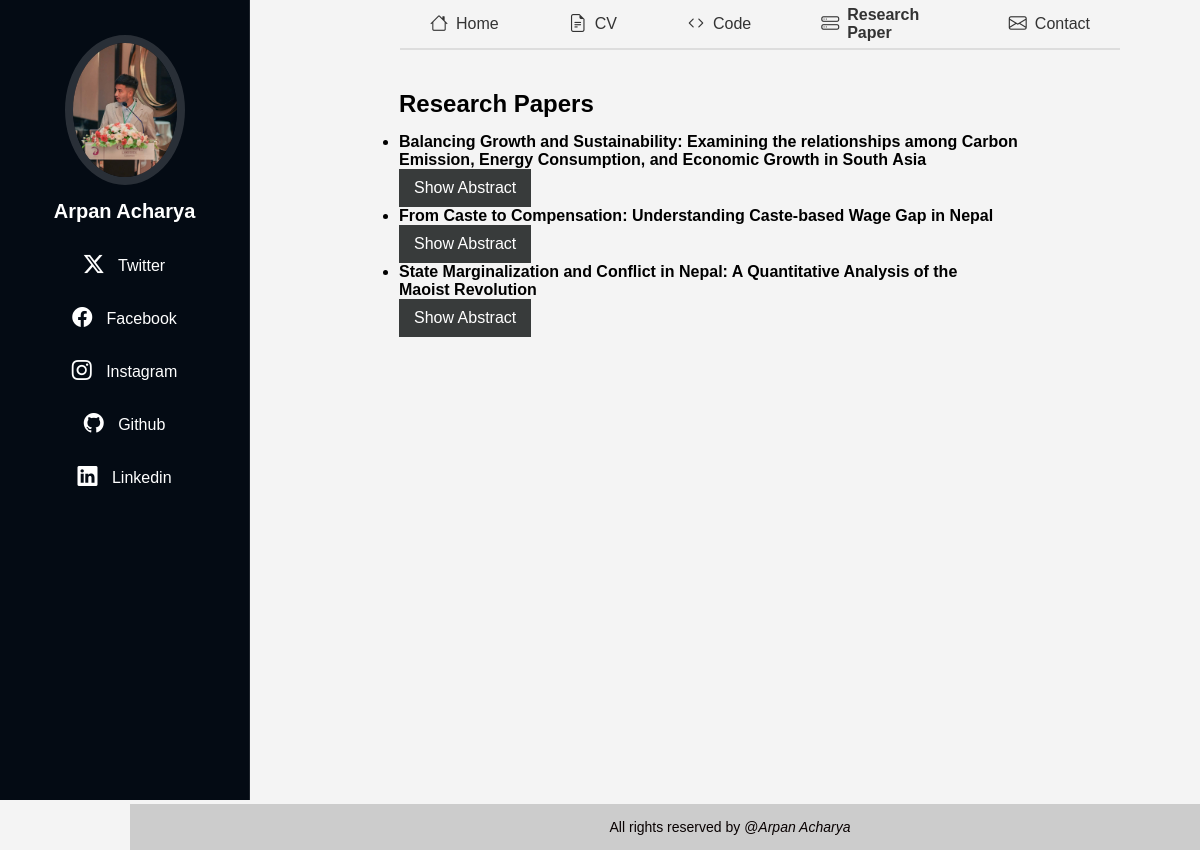
The page /research-papers/ on the database its author committed.
### myapp/models.py (models this page shows, shortened)
class Content(models.Model):
    CONTENT_TYPE_CHOICES = [
        ('BLOG', 'Blog'),
        ('R_CODE', 'R Source Code'),
        ('STATA_CODE', 'Stata Source Code'),
        ('RESEARCH', 'Research Paper'),
    ]
    title = models.CharField(max_length=255)
    author = models.ForeignKey(User, on_delete=models.CASCADE)
    body = models.TextField(blank=True, null=True)  # For blogs and research papers
    code = models.TextField(blank=True, null=True)  # For R or Stata source code
    content_type = models.CharField(max_length=20, choices=CONTENT_TYPE_CHOICES)
    created_at = models.DateTimeField(auto_now_add=True)

### myapp/views.py (the view)
# urls.py: path('research-papers/', views.research_papers, name='research_papers'),
def research_papers(request):
    papers = Content.objects.filter(content_type='RESEARCH')
    return render(request, 'paper.html', {'papers': papers})

### template/paper.html (shortened to what this page needs)
<!DOCTYPE html>
{% load static %}
<html lang="en">
<head>
  <link href="https://cdn.jsdelivr.net/npm/bootstrap-icons/font/bootstrap-icons.css" rel="stylesheet">
<link href="{% static 'css/main.css' %}" rel="stylesheet">
</head>
<body>
  <header id="header" class="header dark-background d-flex flex-column">
    <div class="profile-img">
      <img src="{% static 'img/profile.jpg' %}" alt="" class="img-fluid rounded-circle">
    </div>
      <h2  class="text-center">
        Arpan Acharya
      </h2>
      <sidebar id="navmenu" class="navmenu">
        <a href="#about"><i class="bi bi-twitter-x navicon"></i> Twitter</a>
        <a href="CV .pdf" target="_blank"><i class="bi bi-facebook navicon"></i> Facebook</a>
        <a href="#portfolio"><i class="bi bi-instagram navicon"></i> Instagram</a>
        <a href="#portfolio"><i class="bi bi-github navicon"></i> Github</a>
        <a href="#services"><i class="bi bi-linkedin navicon"></i> Linkedin</a></li>
      </sidebar>
  </header>
  <main class="main">
    <nav class="navigation">
        <a href="{% url 'home' %}">
          <i class="bi bi-house navicon"></i> Home
        </a>
        <a href="{% static 'img/cv.pdf' %}" target="_blank">
          <i class="bi bi-file-earmark-text navicon"></i> CV
        </a>
        <a href="https://github.com/Arpan9945" target="_blank">
          <i class="bi bi-code navicon"></i> Code
        </a>
        <a href="{% url 'research_papers' %}"  class="active">
          <i class="bi bi-hdd-stack navicon"></i> Research Paper
        </a>
        <a href="{% url 'contact' %}">
          <i class="bi bi-envelope navicon"></i> Contact
        </a>
      </nav>
  </main>
    <section id="paper" class="paper section light-background">
      <div class="container" data-aos="fade-up" data-aos-delay="100">
        <h1>Research Papers</h1>
    {% if papers %}
        <ul>
            {% for paper in papers %}
                <li>
                    <strong>{{ paper.title }}</strong><br>
                    <button class="abstract-btn" data-paper-id="{{ paper.id }}">Show Abstract</button>
                </li>
            {% endfor %}
        </ul>
    {% else %}
        <p>No research papers available.</p>
    {% endif %}
      </div>
    </section>
    <footer>
      All rights reserved by @<em>Arpan Acharya</em>
    </footer>
</body>
</html>

### static/css/main.css (style rules this page uses)
:root { --default-font: "Roboto", system-ui, -apple-system, "Segoe UI", Roboto, "Helvetica Neue", Arial, "Noto Sans", "Liberation Sans", sans-serif, "Apple Color Emoji", "Segoe UI Emoji", "Segoe UI Symbol", "Noto Color Emoji"; --heading-font: "Raleway", sans-serif; --nav-font: "Poppins", sans-serif; }
:root { --nav-color: #a8a9b4; --nav-hover-color: #ffffff; --nav-mobile-background-color: #040b14; --nav-dropdown-background-color: #040b14; --nav-dropdown-color: #a8a9b4; --nav-dropdown-hover-color: #ffffff; }
.light-background { --background-color: #f4fafd; --surface-color: #ffffff; }
.dark-background { --background-color: #040b14; --default-color: #ffffff; --heading-color: #ffffff; --surface-color: #151f2b; --contrast-color: #ffffff; }
:root { scroll-behavior: smooth; }
.header { color: var(--default-color); background-color: var(--background-color); position: fixed; top: 0; left: 0; bottom: 0; padding: 0 15px; width: 200px; transition: all ease-in-out 0.3s; overflow-y: auto; z-index: 997; border-right: 1px solid color-mix(in srgb, var(--default-color), transparent 90%); }
.header .profile-img img { margin: 15px auto; display: block; width: 120px; border: 8px solid color-mix(in srgb, var(--default-color), transparent 85%); }
@media (min-width: 1200px) { .header~main, .header~#footer { margin-left: 300px; } }
.navmenu { padding: 0; z-index: 9997; }
* { margin: 0; padding: 0; box-sizing: border-box; }
body { font-family: Arial, sans-serif; background-color: #f4f4f4; }
.header { background-color: 3D3D3D; color: #fff; padding: 20px; text-align: center; width: 250px; height: 100vh; position: fixed; }
.profile-img img { width: 80px; height: 150px; border-radius: 50%; margin-bottom: 15px; }
h2 { font-size: 20px; margin-bottom: 20px; }
.navmenu a { text-decoration: none; color: #fff; display: block; margin: 10px 0; font-size: 16px; padding: 10px; border-radius: 5px; transition: background-color 0.3s ease; }
.navicon { margin-right: 10px; font-size: 18px; }
.bi { font-size: 20px; }
.navigation { display: flex; justify-content: center; margin-left: 100px; height: 50px; width: 80%; align-items: center; gap: 50px; padding: 10px 20px; border-bottom: 2px solid #ddd; }
.navigation a { display: flex; align-items: center; text-decoration: none; color: #333; font-size: 16px; font-weight: 500; padding: 5px 10px; transition: all 0.3s ease; }
.navigation a i { margin-right: 8px; font-size: 18px; }
.navigation a.active { font-weight: bold; }
section { margin-left: 270px; padding: 20px; min-height: 100vh; }
.container { width: 80%; max-width: 1200px; margin-left: 250px; justify-content: center; margin: 0 auto; padding: 20px; display: flex; flex-direction: column; align-items:left; font-family: 'Arial', sans-serif; }
.container h1 { font-size: 24px; font-weight: bold; margin-bottom: 15px; }
footer { background-color: #cccccc; color: #080101; text-align: center; margin-left: 130px; padding: 15px; position: fixed; bottom: 0; left: 0; width: 100%; font-size: 14px; z-index: 10; }
.abstract-btn { background-color: #383b3b; color: white; padding: 10px 15px; border: none; cursor: pointer; font-size: 16px; }

### rows shown on the page
Content: title "Balancing Growth and Sustainability: Examining the relationships among Carbon Emission, Energy Consumption, and Economic Growth in South Asia"
Content: title "From Caste to Compensation: Understanding Caste-based Wage Gap in Nepal"
Content: title "State Marginalization and Conflict in Nepal: A Quantitative Analysis of the Maoist Revolution"
